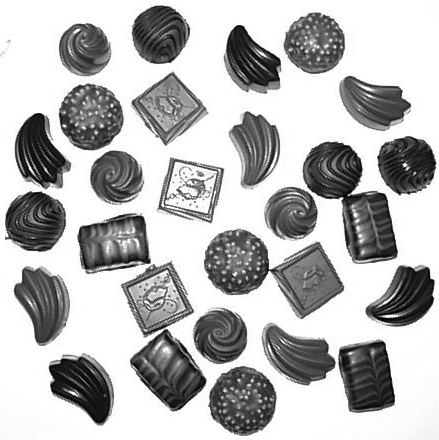
%> input picture image_processing/fisher_algorithm/Chocolat.jpg, 439 x 440 px
$ octave SegmentationExemple.m   (GNU Octave 9; MATLAB toolbox functions it lacks are replaced by stand-ins)
%> lines starting %> are read from the running program, lines starting %| are printed output that depends on the picture
## This is an example of image segmentation using
## fishers method to find the threshold of an image
## in gray levels.
##
## Author: Bruno Normande Lins (aka. Jollyrog3r)

clear all;
close all;
## Loads the image and converts it to double so we can propery work on it
ImageChocolat = double(imread('Chocolat.jpg'));
%> ImageChocolat: size 440x439 double; min 0, max 255, mean 183.3; mean of the top-left, top-right, bottom-left and bottom-right quarters 187.8, 186.5, 185.7, 173.2
[Nlin, Ncol] = size(ImageChocolat);
%> Nlin = 440; Ncol = 439
## Printing the original image
figure();
imshow(uint8(ImageChocolat));
title("Original Image");
axis('image');

## transform the image matrix into a array so we can pass it
## to historigram builtin function
ImageArray = zeros(1, Nlin*Ncol);
k = 1;
for lin=1:Nlin
  for col = 1:Ncol
    ImageArray(k) = ImageChocolat(lin,col);
    k = k+1;
  end
end
%> after the loop, k = 193161
## We calculate the histogram and nomalize it
Hist = hist(ImageArray,256)/ (size(ImageArray)(2));
%> Hist = 256 values, max 0.375 at index 256, min 1.55e-05 at index 1, mean 0.00391

## Plotting the histogram
figure();
plot(Hist);
title("Histogram");
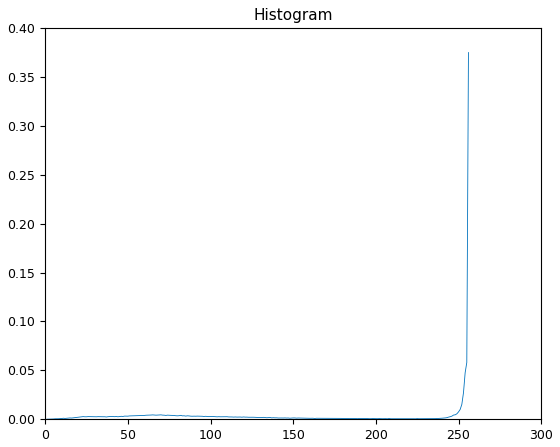
%> figure redrawn from the program's plot data; curve peaks at x = 256, y = 0.375

## gets the threshold which divides the histogram in 2 segments
## using fisher method - the magic happens here ;D
%> (the run ends here)

$ run again, with image_processing/fisher_algorithm/histogram.png saved as image_processing/fisher_algorithm/Chocolat.jpg
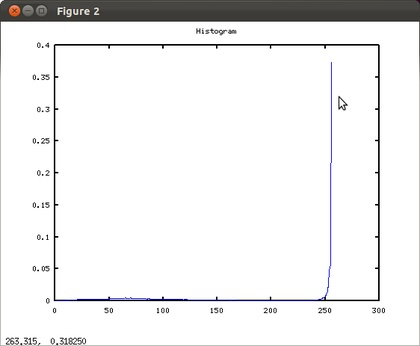
%> input picture image_processing/fisher_algorithm/histogram.png, 420 x 346 px, shrunk from 562 x 463 before the run
%> after the loop `for lin=1:Nlin`: k = 435961
%> Hist = 256 values, max 0.835 at index 256, min 1.38e-05 at index 28, mean 0.00391
%> `title("Histogram");`:
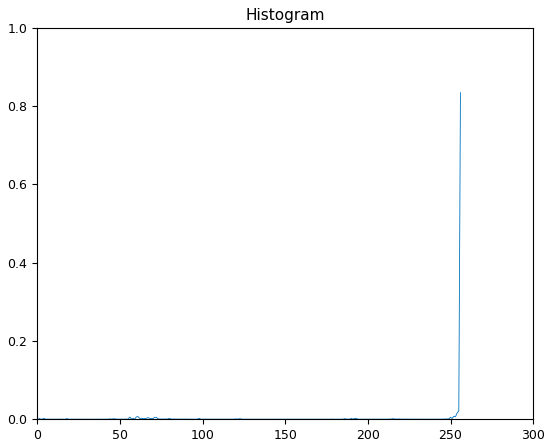
%> figure redrawn from the program's plot data; curve peaks at x = 256, y = 0.835
